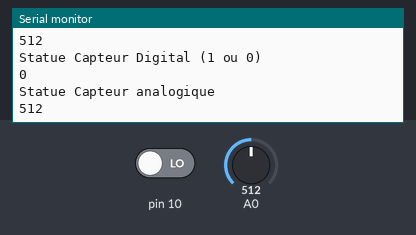
Bench run of a sketch on a simulated Arduino Uno, built with avr-gcc and run on an emulated ATmega328P. On the bench: the last lines printed to the serial monitor. The test bench sets the inputs (shaded band); at power-on: A0 = 512, pin 10 LOW.

Above: at 1.2 s.
1.3 s: A0 set to 110
At 2.1 s:
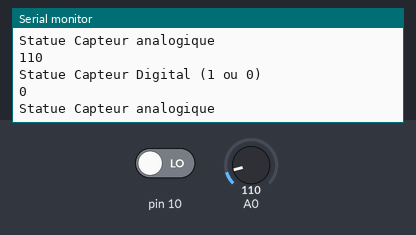
4.3 s: A0 set to 90
10.3 s: A0 set to 987
At 10.8 s:
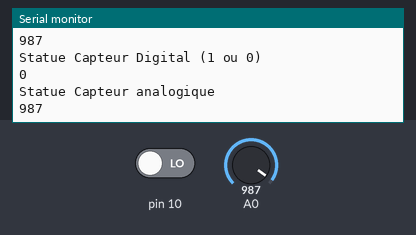
13.3 s: A0 set to 1015
At 14.3 s:
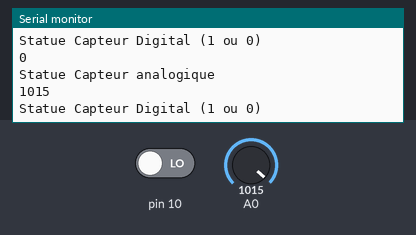
Timing chart, 0 to 16.3 s (numbered marks = the images above; inputs shaded):
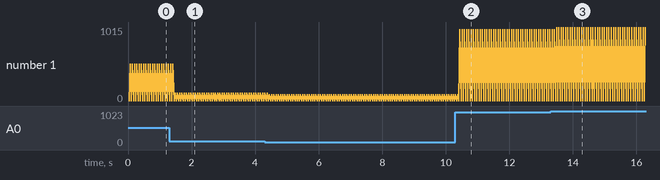

Measured:
- the behaviour switches between 999 and 1000 on A0 (found by bisection; images 2 and 3)
- after the input at 1.3 s, the serial monitor: prints a new line after 0.18 s (image 1)
- after the input at 10.3 s, the serial monitor: prints a new line after 0.14 s (image 2)
- after the input at 13.3 s, the serial monitor: prints a new line after 0.18 s (image 3)
- plotted number 1: 0 → 987 after the input at 10.3 s, 987 → 1015 after the input at 13.3 s

The sketch:

test_Sensor_Ana_et_Dig.ino
```cpp
//release by M1r3o & Frederic Wauters
//Creative Commons CC-BY-SA 2021
//Harpe_V1.5_MIDI_Edition

// Created by Frederic Wauters and Istchenko de Carvalho Marco under Creative Commons Licence CC-BY-NC
// This code is delivered with no warranties and you use it at your own risks.
// Version 1.0 - 2021-03-04 - F. Wauters Belgium

// PLEASE READ THIS IMPORTANT NOTICE
// SVP LISEZ CETTE NOTE IMPORTANTE
//
// About CC-BY-NC...
// -----------------
// You CAN    : share, copy, redistribute, adapt, remix, transform and build using
//              the code.
//
// You CANNOT : use for commercial purposes.
//
// You CANNOT : apply legal terms or technological measures that legally restrict
//              others from doing anything the license permits.
//
// You MUST   : give appropriate credit, provide a link to the license, and indicate
//              if changes were made. You may do so in any reasonable manner, but not
//              in any way that suggests the licensor endorses you or your use.
//
// Complete informations about CC-BY-NC licence :
//    https://creativecommons.org/licenses/by-nc/2.0/be/deed.en
// Cree par Frederic Wauters et Marco Istchenko de Carvalho sous licence Creative Commons CC-BY-NC
// Ce code est fourni sans aucune garantie et vous l'utilisez a vos risques et perils.
// Version 1.0 - 2021-03-04 - F. Wauters Belgium
//
// A propos de CC-BY-NC
// --------------------
// Vous POUVEZ        : partager, copier, distribuer et communiquer le code par tous
//                      moyens et sous tous formats.
//
// Vous NE POUVEZ PAS : faire un usage commercial de ce code, tout ou partie le composant.
//
// Vous NE POUVEZ PAS : appliquer des conditions legales ou des mesures techniques qui
//                      restreindraient legalement autrui a utiliser le code dans les
//                      conditions decrites par la licence.
//
// Vous DEVEZ         : crediter le code, integrer un lien vers la licence et indiquer si
//                      des modifications ont ete effectuees au code. Vous devez indiquer
//                      ces informations par tous les moyens raisonnables, sans toutefois
//                      suggerer que l'Offrant vous soutient ou soutient la facon dont vous
//                      avez utilise son travail.
//
// Informations complètes concernant la licence CC-BY-NC :
//    https://creativecommons.org/licenses/by-nc/2.0/be/deed.fr


///////M1R3O 2021////////////
/* VCC = 5V
 * GND = 0V
 * Pin A (A pour Analogique ,du capteur) = A0
 * Pin D (D pour digital , du capteur) = 10
 */

int capteur = 0 ;
int capteur1 = 0;

void setup() {
  Serial.begin(9600);// put your setup code here, to run once:
  pinMode(10, INPUT);
}

void loop() {
  capteur=digitalRead(10);
  capteur1=analogRead(A0);
  Serial.println("Statue Capteur Digital (1 ou 0)");
  Serial.println(capteur);
  delay(1);
  Serial.println("Statue Capteur analogique");
  Serial.println(capteur1);
  delay(1);
}
```
